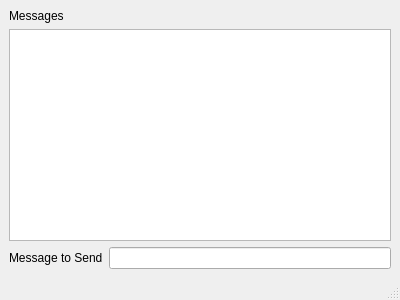
<?xml version="1.0" encoding="UTF-8"?>
<ui version="4.0">
 <class>tlo::QtNetcatGUIView</class>
 <widget class="QMainWindow" name="tlo::QtNetcatGUIView">
  <property name="geometry">
   <rect>
    <x>0</x>
    <y>0</y>
    <width>400</width>
    <height>300</height>
   </rect>
  </property>
  <property name="windowTitle">
   <string>tloqtnetcatgui</string>
  </property>
  <widget class="QWidget" name="centralwidget">
   <layout class="QGridLayout" name="gridLayout">
    <item row="0" column="0">
     <layout class="QVBoxLayout" name="verticalLayout_2">
      <item>
       <layout class="QVBoxLayout" name="verticalLayout">
        <item>
         <widget class="QLabel" name="messagesLabel">
          <property name="text">
           <string>Messages</string>
          </property>
         </widget>
        </item>
        <item>
         <widget class="QPlainTextEdit" name="messages">
          <property name="readOnly">
           <bool>true</bool>
          </property>
         </widget>
        </item>
       </layout>
      </item>
      <item>
       <layout class="QHBoxLayout" name="horizontalLayout">
        <item>
         <widget class="QLabel" name="messageToSendLabel">
          <property name="text">
           <string>Message to Send</string>
          </property>
         </widget>
        </item>
        <item>
         <widget class="QLineEdit" name="messageToSend"/>
        </item>
       </layout>
      </item>
     </layout>
    </item>
   </layout>
  </widget>
  <widget class="QMenuBar" name="menubar">
   <property name="geometry">
    <rect>
     <x>0</x>
     <y>0</y>
     <width>400</width>
     <height>19</height>
    </rect>
   </property>
  </widget>
  <widget class="QStatusBar" name="statusbar"/>
 </widget>
 <resources/>
 <connections/>
</ui>
